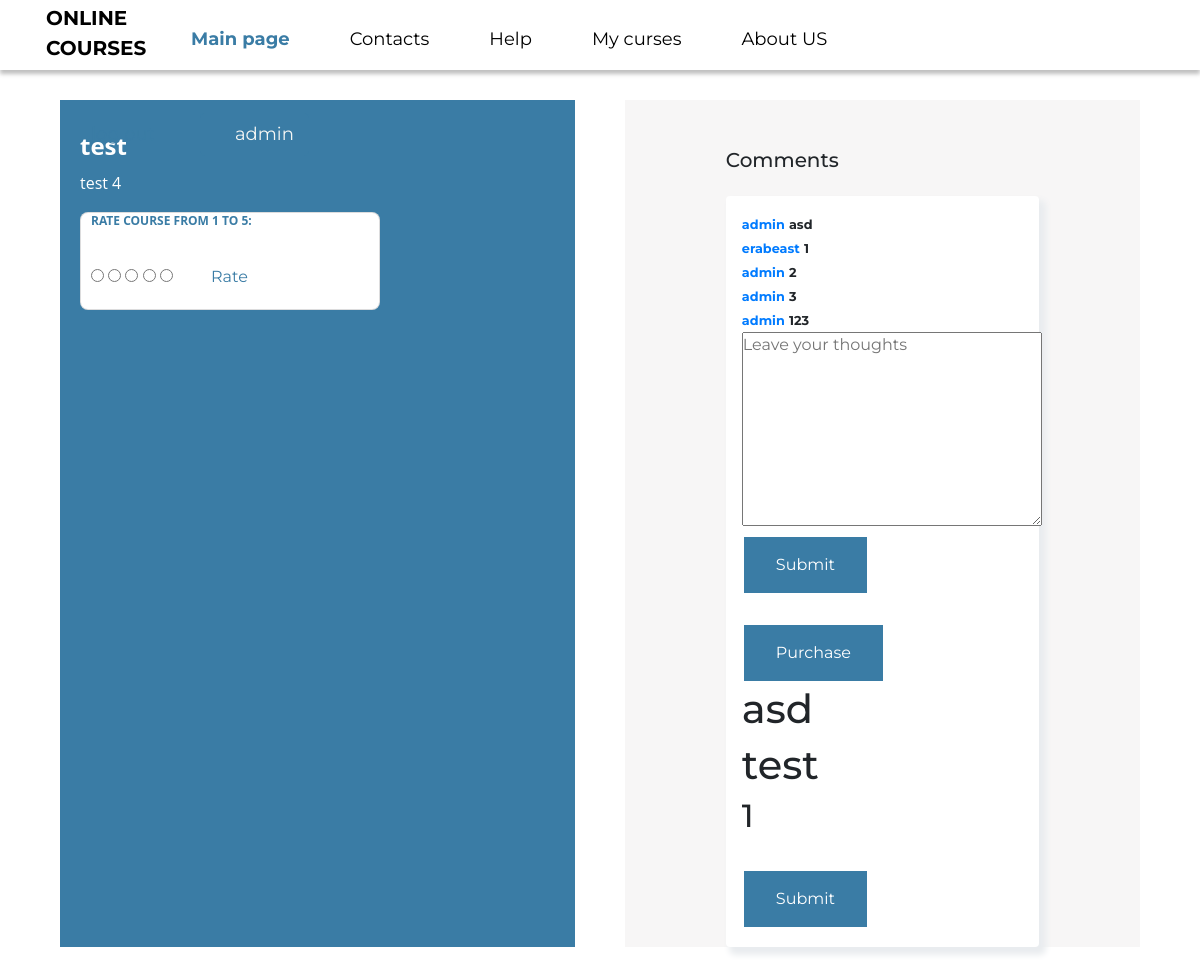
/course/1/ (signed in), run on an earlier commit of the app's database.
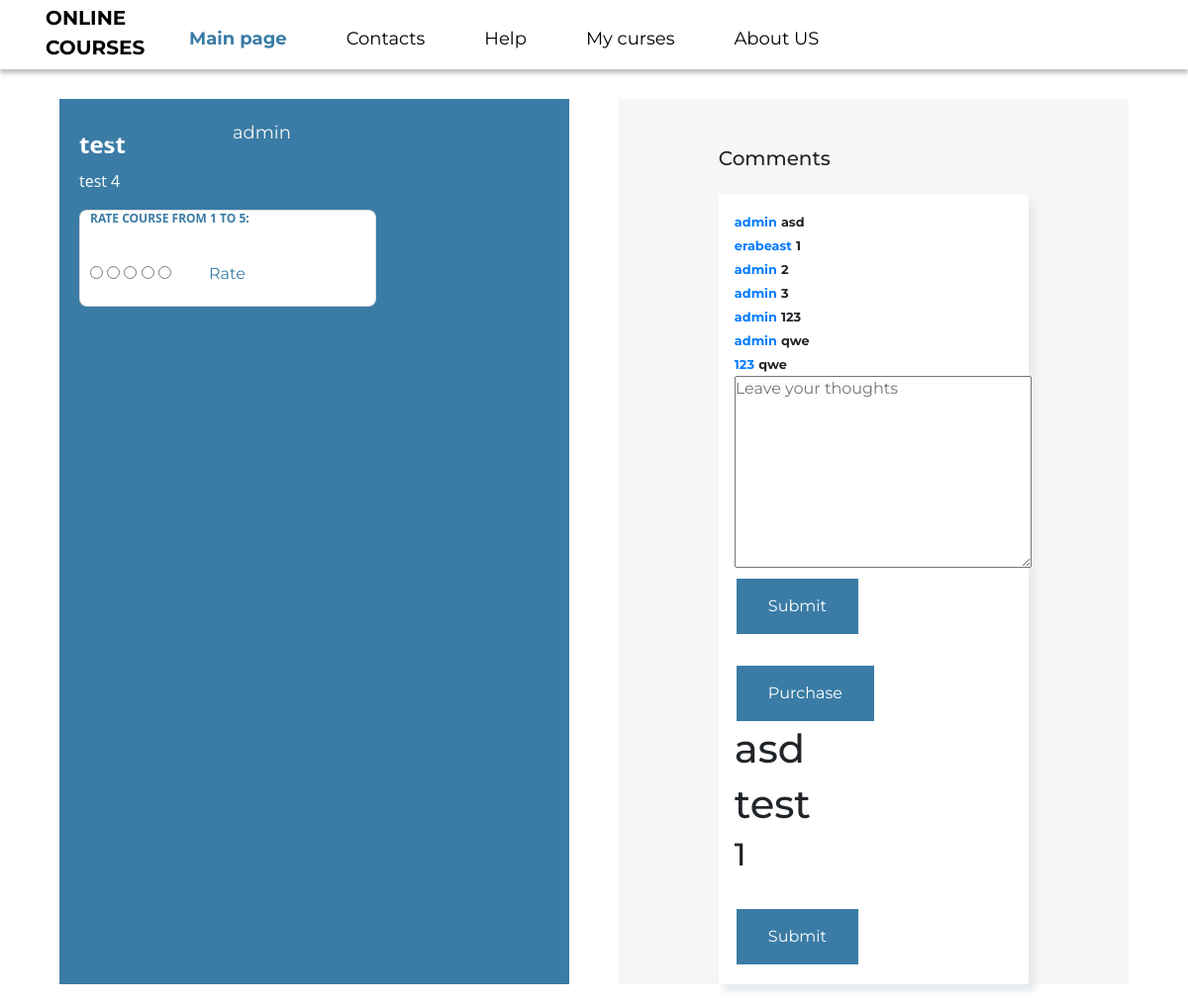
And on a later commit of the database.
### app/models.py (models this page shows, shortened)
class SimpleUser(AbstractUser):
    def __str__(self):
        return self.username
    def get_name(self):
        return self.username

class Courses(models.Model):
    course_name = models.CharField(max_length=1000)
    course_description = models.TextField('description')
    course_date = models.DateTimeField('date created', auto_now_add=True)
    sum_rating = models.FloatField(default=0.0)
    count_rating = models.FloatField(default=0.0)
    course_requirements = models.TextField('requirements')
    def get_rating(self):
        return int(self.sum_rating / self.count_rating)

class Comment(models.Model):
    comment_text = models.TextField('comment_text')
    comment_on_course = models.ForeignKey(Courses, on_delete=models.CASCADE)
    comment_user = models.ForeignKey(SimpleUser, on_delete=models.CASCADE)

class Module(models.Model):
    module_title = models.TextField('module_title')
    module_of_course = models.ForeignKey(Courses, on_delete=models.CASCADE)
    number_of_lecture = models.IntegerField(default=0)

### app/views.py (the view)
# urls.py: path('course/<int:pk>/', GetCourseByID.as_view(), name='get_course_by_id'),
class GetCourseByID(DetailView):
    model = Courses
    template_name = "app/course.html"
    def get_context_data(self, **kwargs):
        context = super().get_context_data(**kwargs)
        context['comments_of_course'] = Comment.objects.filter(comment_on_course=self.object.id)
        context['modules_of_course'] = Module.objects.filter(module_of_course=self.object.id)
        crs_obj = self.get_object()
        crs_obj.save()
        return context

### app/templates/app/course.html (shortened to what this page needs)
{% extends "app/layout.html" %}
{% load static %}
{% block content %}
<section class="banner_course" style="padding-top: 30px">
    <div class="container">
        <div class="course_section">
            <div style="background-color: #3A7CA5;">
                <div style="margin-left: 20px;margin-top:30px">
                    <h2 class="course_name">{{ courses.course_name }}</h2>
                    <p class="course_description">
                        {{ courses.course_description }}
                        {{ courses.get_rating }}
                    </p>
                    <div style="width:300px;height:auto; background-color: white;border: 1px solid rgba(24, 25, 31, 0.15);box-sizing: border-box;border-radius: 8px;">
                        {%if user.is_authenticated%}
                        <p class="rating" style="margin-left: 10px">Rate course from 1 to 5: </p>
                        <form class="" style="margin-left: 10px" action="{% url 'rate_course' courses.id %}"
                              method="post">
                            {% for i in '12345'|make_list %}
                            <input class="custom-radio" type="radio" name="rate_val" value="{{forloop.counter}}">
                            {%endfor%}
                            <input class="rate" type="submit" name="" value="Rate">
                        </form>
                        {% endif %}
                    </div>
                </div>
            </div>
            <div style="background-color: #f7f6f6">
                {%if user.is_authenticated%}
                <div class="container mt-5">
                    <div class="row d-flex justify-content-center">
                        <div class="col-md-8">
                            <div class="headings d-flex justify-content-between align-items-center mb-3">
                                <h5>Comments</h5>
                            </div>
                            <div class="card p-3">
                                {% if comments_of_course %}
                                {% for comment in comments_of_course %}
                                <div class="d-flex justify-content-between align-items-center">
                                    <div class="user d-flex flex-row align-items-center">
                                                <span><small class="font-weight-bold text-primary">{{comment.comment_user.username}}</small>
                                                    <small class="font-weight-bold">{{comment.comment_text}}</small>
                                                </span>
                                    </div>
                                </div>
                                {% endfor %}
                                {% else %}
                                <p>No comments on this article yet</p>
                                {% endif %}
                                <form class="" action="{% url 'leave_comment' courses.id %}" method="post">
                                    <textarea style="width:300px;margin-right: 30px;" name="comment_text" rows="8"
                                              cols="80" placeholder="Leave your thoughts" required></textarea>
                                    <br><input class="opinion_submit" type="submit" name="" value="Submit">
                                </form>
                                <form class="" action="{% url 'purchase' courses.id %}" method="post">
                                    <br><input class="opinion_submit" type="submit" name="" value="Purchase">
                                </form>
                                {% endif %}
                                <h1>asd</h1>
                                {% for modules in modules_of_course %}
                                <form class="" action="{% url 'modules' modules.id %}" method="post">
                                    <h1>{{modules.module_title}}</h1>
                                    <h2>{{modules.number_of_lecture}}</h2>
                                    <br><input class="opinion_submit" type="submit" name="" value="Submit">
                                </form>
                                {% endfor %}
                            </div>
                        </div>
                    </div>
                </div>
            </div>
        </div>
    </div>
</section>
{% endblock %}

### app/templates/app/layout.html (shortened to what this page needs)
<!DOCTYPE html>
<html lang="en">
<head>
    {% load static %}
    <link rel="stylesheet" href="https://stackpath.bootstrapcdn.com/bootstrap/4.5.0/css/bootstrap.min.css"
>
    <link href="{% static 'app/css/auth.css' %}" rel="stylesheet">
    <link href="{% static 'app/css/courses.css' %}" rel="stylesheet">
    <link href="{% static 'app/css/footer.css' %}" rel="stylesheet">
    <link href="{% static 'app/css/main.css' %}" rel="stylesheet">
    <link href="{% static 'app/css/navbar.css' %}" rel="stylesheet">
    <link href="{% static 'app/css/responsive.css' %}" rel="stylesheet">
    <link href="{% static 'app/css/style.css' %}" rel="stylesheet">
</head>
<body>
<nav class="navbar">
    <ul class="nav-links">
        <a href="/" class="logo">
                <span>
                    ONLINE COURSES
                </span>
        </a>
        <li class="nav-item active"><a href="/">Main page</a></li>
        <li class="nav-item"><a href="{% url 'contactUs' %}">Contacts</a></li>
        <li class="nav-item"><a href="{% url 'help' %}">Help</a></li>
        {% if user.is_authenticated%}
        <li class="nav-item"><a href="{% url 'my_curses' %}">My curses</a></li>
        {%endif%}
        <li class="nav-item"><a href="{% url 'aboutUs' %}">About US</a></li>
    </ul>
    {%block login%}
        {% if user.is_authenticated%}
            <ul class="nav-links">
                <li class="nav-item colored"><a href="{% url 'logout' %}">log out</a></li>
                <li class="nav-item button"><a href="{% url 'profile' user.username%}">{{user.username}}</a></li>
            </ul>
        {%else%}
            <ul class="nav-links">
                <li class="nav-item colored"><a href="{% url 'login' %}">Sign in</a></li>
                <li class="nav-item button"><a href="{% url 'registration' %}">Sign up</a></li>
            </ul>
        {%endif%}
    {%endblock%}
</nav>
<div class="container">
    {% block content %}
    {% endblock %}
</div>
</body>
</html>

### app/static/app/css/main.css (style rules this page uses)
html { box-sizing: border-box; }
*, *::before, *::after { box-sizing: inherit; margin: 0; padding: 0; }
* { font-family: 'Montserrat', sans-serif; }

### app/static/app/css/navbar.css (style rules this page uses)
nav { width: 100%; height: 90px; background-color: white; padding-left: 150px; padding-right: 150px; display: flex; justify-content: space-between; align-items: center; box-shadow: 0px 4px 4px rgba(0, 0, 0, 0.25); position:fixed; }
.navbar { margin-top: -20px; }
.logo { text-decoration: none; font-weight: bold; color: black; width: 100px; font-size: 20px; display: inline-block; margin-top: -15px; }
.nav-links { margin: 30px; list-style: none; display: flex; }
.nav-item { margin-left: 30px; }
.nav-item a { font-style: normal; font-weight: normal; font-size: 18px; line-height: 23px; display: inline-block; padding: 10px 15px; text-decoration: none; color: black; }
.active a { font-style: normal; font-weight: bold; font-size: 18px; line-height: 23px; color: #3A7CA5 !important; }
.button { padding-left:20px; background-color: #3A7CA5; border-radius: 5px; transition: all ease-in-out 100ms; margin-top: -10px; }
.button a { color: #F5F6F4 !important; }
.colored a { color: #3A7CA5; margin-top: -10px; }

### app/static/app/css/style.css (style rules this page uses)
.card { border: none; border-radius: 10px; box-shadow: 5px 5px 10px lightgray; }

### app/templates/app/course.html (style rules this page uses)
.container .course_section { display: grid; grid-template-columns: repeat(2, 1fr); grid-column-gap: 50px; }
.card { border: none; box-shadow: 5px 6px 6px 2px #e9ecef; border-radius: 4px }
.opinion_submit { background-color: #3A7CA5; border: none; color: white; padding: 16px 32px; text-decoration: none; margin: 4px 2px; cursor: pointer; }
.course_name { font-family: Open Sans; font-style: normal; font-weight: bold; font-size: 24px; line-height: 32px; font-feature-settings: 'liga' off; color: #FFFFFF; }
.course_description { font-family: Open Sans; font-style: normal; font-weight: normal; font-size: 16px; line-height: 26px; font-feature-settings: 'liga' off; color: #FFFFFF; }
.rating { font-family: Open Sans; font-style: normal; font-weight: bold; font-size: 12px; line-height: 16px; display: flex; align-items: center; text-transform: uppercase; color: #3A7CA5; }
.rate { background-color: #FFFFFF; border: none; color: #3A7CA5; padding: 16px 32px; text-decoration: none; margin: 4px 2px; cursor: pointer; }

What changed in the data, as far as the page shows it:
added Comment: comment_user.username "admin", comment_text "qwe"
added Comment: comment_user.username "123", comment_text "qwe"
